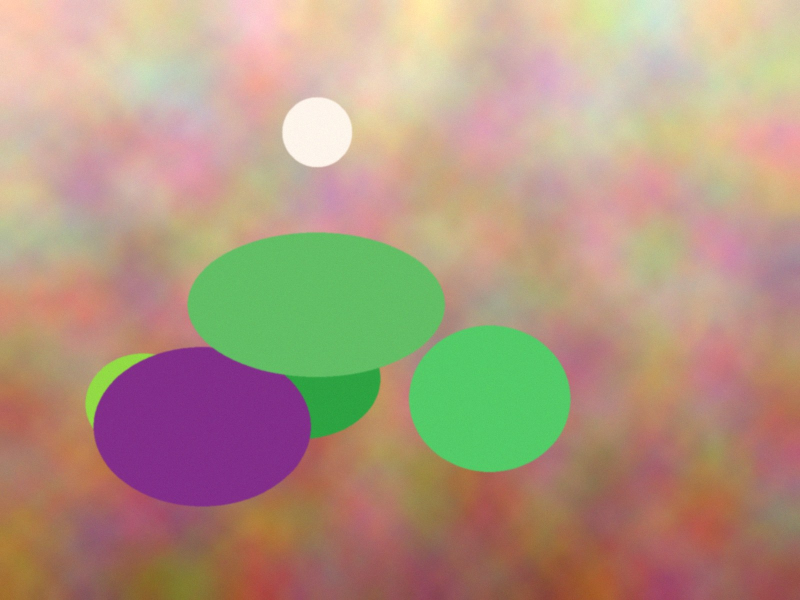
#> input picture clients/sample/assets/photos/sample-3.jpg, 1600 x 1200 px, given in place of photos, which was not available (shown at 1/2 size)
$ python brand.py ../clients/sample/assets/photos
#> lines starting #> are read from the running program, lines starting #| are printed output that depends on the picture
#!/usr/bin/env python3
"""Start a client's brand tokens from what they already use: a logo, screenshots of
their posts or site, frames from a previous video.

    python3 tools/brand.py logo.png shots/*.jpg --name "Hotel Sol" --out remotion-base/src/clients/hotel-sol

Writes <out>/brand.ts (same shape as src/lib/brand.ts) and <out>/palette.png (swatches),
and prints contrast ratios so you can see which pairings are readable.
Fonts can't be detected from pixels: the file leaves the template defaults with a TODO.
"""
import argparse
import colorsys
import os
import re
import sys

import cv2
import numpy as np


def load_pixels(paths, max_side=400):
#> called with max_side = 400
    px = []
    for p in paths:
        im = cv2.imread(p, cv2.IMREAD_UNCHANGED)
#> im is the input picture: shape (1200, 1600, 3); mean B, G, R 129.3, 151.9, 177.6
        if im is None:
            print(f"skip {p} (unreadable)")
            continue
        if im.ndim == 3 and im.shape[2] == 4:  # drop transparent pixels of logos
            alpha = im[:, :, 3] > 128
            im = im[:, :, :3][alpha].reshape(-1, 1, 3)
        else:
            h, w = im.shape[:2]
#> h = 1200; w = 1600
            s = max_side / max(h, w)
#> s = 0.25
            if s < 1:
                im = cv2.resize(im, (int(w * s), int(h * s)), interpolation=cv2.INTER_AREA)
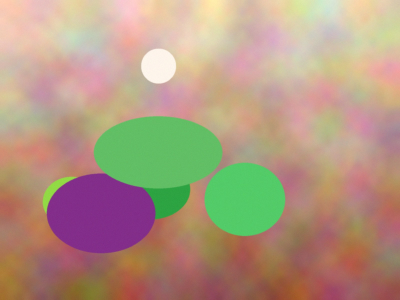
#> im: shape (300, 400, 3); mean B, G, R 129.3, 151.9, 177.6
            im = im.reshape(-1, 1, 3)
        px.append(im.reshape(-1, 3))
    if not px:
        sys.exit("no readable images")
    return np.concatenate(px).astype(np.float32)


def palette(px, k=8):
#> called with px = array of shape (120000, 3), k = 8
    criteria = (cv2.TERM_CRITERIA_EPS + cv2.TERM_CRITERIA_MAX_ITER, 30, 0.5)
    cv2.setRNGSeed(3)
    _, labels, centers = cv2.kmeans(px, k, None, criteria, 4, cv2.KMEANS_PP_CENTERS)
#> centers = [[120.7, 139.9, 183.6], [99.2, 193, 90.27], [180.6, 207.6, 227.2], [78.33, 95.52, 152.7], [164.5, 177.3, 213.5], [137.7, 45.88, 130.5], [92.24, 116.9, 168.6], [143, 166, 196]]
    counts = np.bincount(labels.ravel(), minlength=k)
#> counts = [14004, 13180, 19506, 16300, 17235, 6628, 15093, 18054]
    out = []
    for c, n in sorted(zip(centers, counts), key=lambda t: -t[1]):
        b, g, r = c
        out.append(((int(r), int(g), int(b)), n / len(px)))
#> this loop made 8 passes
#> (n, b, g, r) on passes 1 to 8: (19506, 180.6, 207.6, 227.2), (18054, 143, 166, 196), (17235, 164.5, 177.3, 213.5), (16300, 78.33, 95.52, 152.7), (15093, 92.24, 116.9, 168.6), (14004, 120.7, 139.9, 183.6), (13180, 99.2, 193, 90.27), (6628, 137.7, 45.88, 130.5)
#> after the loop, out = [((227, 207, 180), 0.163), ((195, 166, 143), 0.15), ((213, 177, 164), 0.144), ((152, 95, 78), 0.136), ((168, 116, 92), 0.126), ((183, 139, 120), 0.117), ((90, 192, 99), 0.11), ((130, 45, 137), 0.0552)]
    return out


def lum(rgb):
    def ch(v):
        v /= 255
        return v / 12.92 if v <= 0.03928 else ((v + 0.055) / 1.055) ** 2.4
    r, g, b = rgb
    return 0.2126 * ch(r) + 0.7152 * ch(g) + 0.0722 * ch(b)


def contrast(a, b):
    la, lb = sorted([lum(a), lum(b)], reverse=True)
    return (la + 0.05) / (lb + 0.05)


def hexc(rgb):
    return "#%02X%02X%02X" % tuple(max(0, min(255, int(v))) for v in rgb)


def mix(a, b, t):
    return tuple(a[i] + (b[i] - a[i]) * t for i in range(3))


def sat(rgb):
    return colorsys.rgb_to_hls(*(v / 255 for v in rgb))[2]


def hue(rgb):
    return colorsys.rgb_to_hls(*(v / 255 for v in rgb))[0]


def main():
    ap = argparse.ArgumentParser()
    ap.add_argument("images", nargs="+")
    ap.add_argument("--name", default="Client")
    ap.add_argument("--out", default=".")
    a = ap.parse_args()

    px = load_pixels(a.images[:1])
    if len(a.images) > 1:  # the first image (usually the logo) weighs 3× — it is the brand's own statement
        px = np.concatenate([px, px, px, load_pixels(a.images[1:])])
    pal = palette(px)
#> pal has the same summary as out in palette
    colors = [c for c, _ in pal]
#> colors = [(227, 207, 180), (195, 166, 143), (213, 177, 164), (152, 95, 78), (168, 116, 92), (183, 139, 120), (90, 192, 99), (130, 45, 137)]
    # saturated colours are often small in area (a logo mark, a button): cluster them separately
    hls = np.array([colorsys.rgb_to_hls(*(v / 255 for v in p[::-1])) for p in px[:: max(1, len(px) // 60000)]])
    keep = px[:: max(1, len(px) // 60000)][(hls[:, 2] > 0.15) & (hls[:, 1] > 0.15) & (hls[:, 1] < 0.8)]
    chroma_pal = palette(keep, k=5) if len(keep) > 200 else []
#> the loop in palette (call 2), `for c, n in sorted(zip(centers, counts), key=lambda t: -t[1]):` made 5 passes
#> (n, b, g, r) on passes 1 to 5: (15998, 85.38, 106.3, 160.8), (14834, 133.3, 153.5, 191.3), (14111, 166.3, 188.3, 214.8), (6588, 99.22, 193, 90.27), (3315, 137.6, 45.86, 130.5)
#> chroma_pal = [((160, 106, 85), 0.292), ((191, 153, 133), 0.27), ((214, 188, 166), 0.257), ((90, 192, 99), 0.12), ((130, 45, 137), 0.0604)]
    ground = max(colors, key=lambda c: lum(c) - 0.5 * sat(c))       # light, quiet
#> ground = (227, 207, 180)
    ink = min(colors, key=lambda c: lum(c) + 0.3 * sat(c))          # dark, quiet
#> ink = (130, 45, 137)
    if contrast(ground, ink) < 7:  # push ink darker until body text is comfortably readable
#> in contrast, `la, lb = sorted([lum(a), lum(b)], reverse=True)`: la = 0.643; lb = 0.0843
        while contrast(ground, ink) < 7 and lum(ink) > 0.005:
            ink = mix(ink, (0, 0, 0), 0.15)
#> this loop made 2 passes
    chroma = [c for c, share in sorted(chroma_pal, key=lambda t: -t[1] * (0.5 + sat(t[0])))] or \
        sorted([c for c in colors if sat(c) > 0.18 and c not in (ground, ink)], key=lambda c: -sat(c))
#> chroma = [(160, 106, 85), (214, 188, 166), (191, 153, 133), (90, 192, 99), (130, 45, 137)]
    accent = chroma[0] if chroma else mix(ink, ground, 0.35)
#> accent = (160, 106, 85)
    accent2 = next((c for c in chroma[1:] if min(abs(hue(c) - hue(accent)), 1 - abs(hue(c) - hue(accent))) > 0.08), mix(accent, ink, 0.4))
#> accent2 = (90, 192, 99)
    for name in ("accent", "accent2"):  # make sure accents can carry text on the ground
        c = locals()[name]
        while contrast(ground, c) < 4.5 and lum(c) > 0.01:
            c = mix(c, (0, 0, 0), 0.12)
        locals()[name]  # noqa
        if name == "accent":
            accent = c
        else:
            accent2 = c
    paper = mix(ground, (255, 255, 255), 0.45)
#> paper = (239.6, 228.6, 213.8)
    soft = mix(ink, ground, 0.45)
#> soft = (153.8, 111, 135.4)
    line = mix(ink, ground, 0.82)
#> line = (203, 175.6, 165.4)

    tokens = dict(ground=ground, paper=paper, ink=ink, soft=soft, accent=accent, accent2=accent2, line=line)
#> tokens = {'ground': (227, 207, 180), 'paper': (239.6, 228.6, 213.8), 'ink': (93.92, 32.51, 98.98), 'soft': (153.8, 111, 135.4), 'accent': (109, 72.24, 57.93), 'accent2': (47.5, 101.3, 52.25), 'line': (203, 175.6, 165.4)}
    os.makedirs(a.out, exist_ok=True)

    # swatches
    sw = np.zeros((160, 140 * len(tokens), 3), np.uint8)
#> sw: shape (160, 980, 3); every value is 0
    for i, (k, c) in enumerate(tokens.items()):
        sw[:, i * 140:(i + 1) * 140] = c[::-1]
        txt = (20, 20, 20) if lum(c) > 0.35 else (240, 240, 240)
        cv2.putText(sw, k, (i * 140 + 8, 130), cv2.FONT_HERSHEY_SIMPLEX, 0.55, txt, 1, cv2.LINE_AA)
        cv2.putText(sw, hexc(c), (i * 140 + 8, 150), cv2.FONT_HERSHEY_SIMPLEX, 0.45, txt, 1, cv2.LINE_AA)
#> this loop made 7 passes
#> (k, r in lum, g in lum, b in lum, txt) on passes 1 to 7: ('ground', 227, 207, 180, (20, 20, 20)), ('paper', 239.6, 228.6, 213.8, (20, 20, 20)), ('ink', 93.92, 32.51, 98.98, (240, 240, 240)), ('soft', 153.8, 111, 135.4, (240, 240, 240)), ('accent', 109, 72.24, 57.93, (240, 240, 240)), ('accent2', 47.5, 101.3, 52.25, (240, 240, 240)), ('line', 203, 175.6, 165.4, (20, 20, 20))
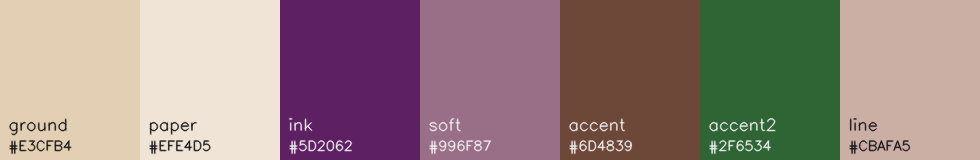
#> sw: shape (160, 980, 3); mean of channels 0, 1, 2 128.9, 132.5, 152.9; drawn as B, G, R
    cv2.imwrite(os.path.join(a.out, "palette.png"), sw)

    const = re.sub(r"[^A-Z0-9]+", "_", a.name.upper()).strip("_") or "BRAND"
    ts = f'''import {{ Brand }} from "../../lib/brand";

// Generated by tools/brand.py from: {", ".join(os.path.basename(p) for p in a.images)}
// Check it against the client's material before using it — it is a starting point.
export const {const}: Brand = {{
  name: "{a.name}",
  colors: {{
{chr(10).join(f'    {k}: "{hexc(c)}",' for k, c in tokens.items())}
  }},
  // TODO: fonts can't be read from pixels — put the client's font files in clients/<slug>/assets/fonts, list them under
  // brand.fonts in client.json and regenerate this file with `brief.py client ts <slug>` (loads them from clients/<slug>/fonts)
  fonts: {{ display: "serif", text: "sans-serif" }},
}};
'''
    open(os.path.join(a.out, "brand.ts"), "w", encoding="utf-8").write(ts)

    print("palette (share of pixels):")
    for c, share in pal:
        print(f"  {hexc(c)}  {share:5.1%}")
#> this loop made 8 passes
#> (c, share) on passes 1 to 8: ((227, 207, 180), 0.163), ((195, 166, 143), 0.15), ((213, 177, 164), 0.144), ((152, 95, 78), 0.136), ((168, 116, 92), 0.126), ((183, 139, 120), 0.117), ((90, 192, 99), 0.11), ((130, 45, 137), 0.0552)
#|   #E3CFB4  16.3%
#|   #C3A68F  15.0%
#|   #D5B1A4  14.4%
#|   #985F4E  13.6%
#|   #A8745C  12.6%
#|   #B78B78  11.7%
#|   #5AC063  11.0%
#|   #822D89   5.5%
    print("\ntokens:")
    for k, c in tokens.items():
        print(f"  {k:8} {hexc(c)}")
#> this loop made 7 passes
#|   ground   #E3CFB4
#|   paper    #EFE4D5
#|   ink      #5D2062
#|   soft     #996F87
#|   accent   #6D4839
#|   accent2  #2F6534
#|   line     #CBAFA5
    print("\ncontrast on ground (≥4.5 body text, ≥3 large text):")
    for k in ("ink", "soft", "accent", "accent2"):
        print(f"  {k:8} {contrast(ground, tokens[k]):.1f}")
#> this loop made 4 passes
#> lb in contrast on passes 1 to 4: 0.0434, 0.2, 0.0822, 0.102
#|   ink      7.4
#|   soft     2.8
#|   accent   5.2
#|   accent2  4.5
    print(f"\nwrote {os.path.join(a.out, 'brand.ts')} and palette.png")


def _utf8_output():
    """Windows consoles and pipes default to a legacy code page; our messages use → ≤ —."""
    import sys as _sys
    for stream in (_sys.stdout, _sys.stderr):
        try:
            stream.reconfigure(encoding="utf-8", errors="replace")
        except (AttributeError, ValueError):
            pass


if __name__ == "__main__":
    _utf8_output()
    main()

$ run again, on clients/sample/assets/photos/sample-4.jpg
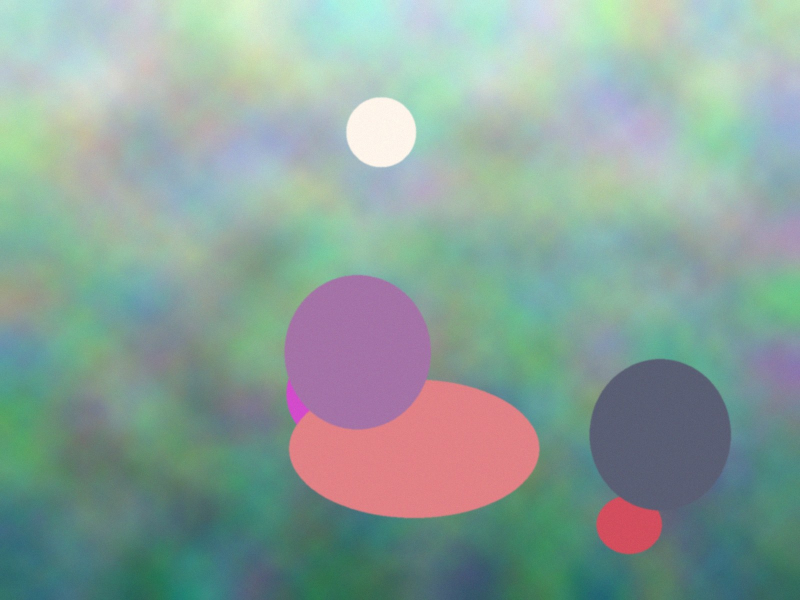
#> input picture clients/sample/assets/photos/sample-4.jpg, 1600 x 1200 px, given in place of photos, which was not available (shown at 1/2 size)
#> in load_pixels, im is the input picture: shape (1200, 1600, 3); mean B, G, R 154.9, 161.6, 139.2
#> in load_pixels, `im = cv2.resize(im, (int(w * s), int(h * s)), interpolation=cv2.INTER_..`:
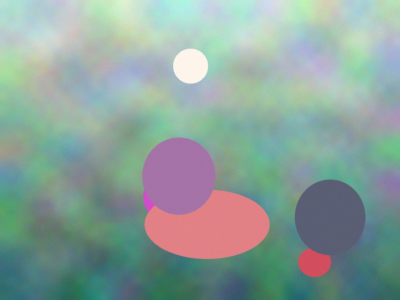
#> im: shape (300, 400, 3); mean B, G, R 154.9, 161.6, 139.2
#> centers = [[109.9, 110.7, 70.31], [149.6, 165.2, 125.5], [193.3, 203.1, 181.2], [129.4, 123.5, 223.1], [213.1, 225.1, 197.5], [122.3, 136.2, 95.31], [174.2, 184.1, 160.1], [166.4, 115, 163.2]]
#> counts = [21009, 24735, 17097, 6521, 9721, 14137, 21754, 5026]
#> the loop in palette, `for c, n in sorted(zip(centers, counts), key=lambda t: -t[1]):` made 8 passes
#> (n, b, g, r) on passes 1 to 8: (24735, 149.6, 165.2, 125.5), (21754, 174.2, 184.1, 160.1), (21009, 109.9, 110.7, 70.31), (17097, 193.3, 203.1, 181.2), (14137, 122.3, 136.2, 95.31), (9721, 213.1, 225.1, 197.5), (6521, 129.4, 123.5, 223.1), (5026, 166.4, 115, 163.2)
#> after the loop in palette, `for c, n in sorted(zip(centers, counts), key=lambda t: -t[1]):`: out = [((125, 165, 149), 0.206), ((160, 184, 174), 0.181), ((70, 110, 109), 0.175), ((181, 203, 193), 0.142), ((95, 136, 122), 0.118), ((197, 225, 213), 0.081), ((223, 123, 129), 0.0543), ((163, 114, 166), 0.0419)]
#> pal has the same summary as out in palette
#> colors = [(125, 165, 149), (160, 184, 174), (70, 110, 109), (181, 203, 193), (95, 136, 122), (197, 225, 213), (223, 123, 129), (163, 114, 166)]
#> the loop in palette (call 2), `for c, n in sorted(zip(centers, counts), key=lambda t: -t[1]):` made 5 passes
#> (n, b, g, r) on passes 1 to 5: (12669, 188.7, 200.4, 171.2), (12102, 112, 122.2, 72), (10417, 151.7, 170.9, 123), (3254, 129.4, 123.5, 223.2), (2472, 167.1, 115, 164)
#> chroma_pal = [((171, 200, 188), 0.31), ((72, 122, 112), 0.296), ((122, 170, 151), 0.255), ((223, 123, 129), 0.0795), ((163, 114, 167), 0.0604)]
#> ground = (197, 225, 213)
#> in main, `ink = min(colors, key=lambda c: lum(c) + 0.3 * sat(c))`: ink = (70, 110, 109)
#> la = 0.705; lb = 0.136
#> the loop in main, `while contrast(ground, ink) < 7 and lum(ink) > 0.005:` made 3 passes
#> chroma = [(72, 122, 112), (171, 200, 188), (122, 170, 151), (223, 123, 129), (163, 114, 167)]
#> accent = (72, 122, 112)
#> accent2 = (223, 123, 129)
#> paper = (223.1, 238.5, 231.9)
#> soft = (112.3, 138.4, 132.7)
#> line = (169.3, 196.7, 186.7)
#> tokens = {'ground': (197, 225, 213), 'paper': (223.1, 238.5, 231.9), 'ink': (42.99, 67.55, 66.94), 'soft': (112.3, 138.4, 132.7), 'accent': (55.76, 94.48, 86.73), 'accent2': (133.7, 73.76, 77.36), 'line': (169.3, 196.7, 186.7)}
#> the loop in main, `for i, (k, c) in enumerate(tokens.items()):` made 7 passes
#> (k, r in lum, g in lum, b in lum, txt) on passes 1 to 7: ('ground', 197, 225, 213, (20, 20, 20)), ('paper', 223.1, 238.5, 231.9, (20, 20, 20)), ('ink', 42.99, 67.55, 66.94, (240, 240, 240)), ('soft', 112.3, 138.4, 132.7, (240, 240, 240)), ('accent', 55.76, 94.48, 86.73, (240, 240, 240)), ('accent2', 133.7, 73.76, 77.36, (240, 240, 240)), ('line', 169.3, 196.7, 186.7, (20, 20, 20))
#> after the loop in main, `for i, (k, c) in enumerate(tokens.items()):`:
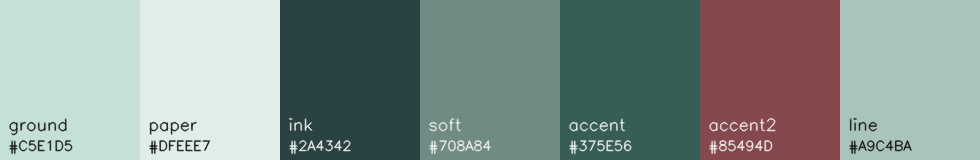
#> sw: shape (160, 980, 3); mean of channels 0, 1, 2 141.6, 147.2, 133.1; drawn as B, G, R
#> the loop in main, `for c, share in pal:` made 8 passes
#> (c, share) on passes 1 to 8: ((125, 165, 149), 0.206), ((160, 184, 174), 0.181), ((70, 110, 109), 0.175), ((181, 203, 193), 0.142), ((95, 136, 122), 0.118), ((197, 225, 213), 0.081), ((223, 123, 129), 0.0543), ((163, 114, 166), 0.0419)
#> (printed output is left out)
#> the loop in main, `for k, c in tokens.items():` made 7 passes
#> (printed output is left out)
#> the loop in main, `for k in ("ink", "soft", "accent", "accent2"):` made 4 passes
#> lb in contrast on passes 1 to 4: 0.05, 0.234, 0.0961, 0.105
#> (printed output is left out)

$ run again, on clients/sample/assets/photos/sample-5.jpg
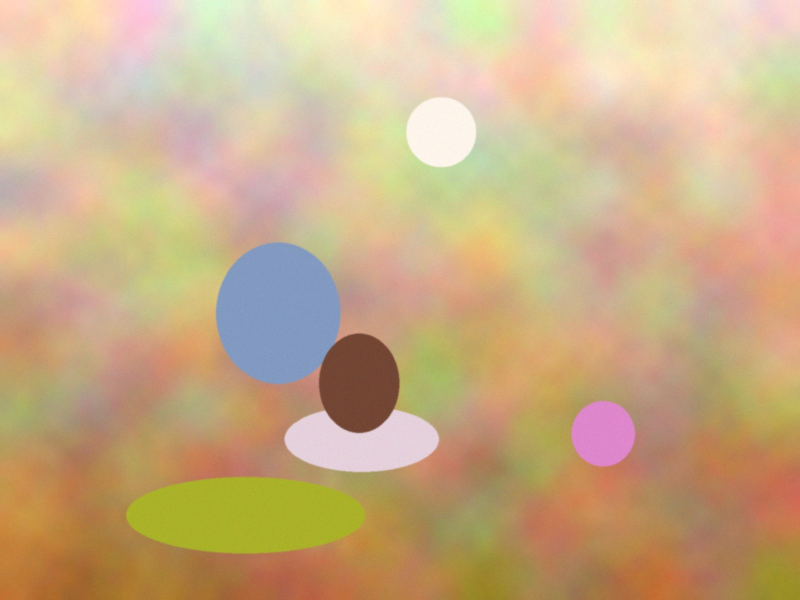
#> input picture clients/sample/assets/photos/sample-5.jpg, 1600 x 1200 px, given in place of photos, which was not available (shown at 1/2 size)
#> in load_pixels, im is the input picture: shape (1200, 1600, 3); mean B, G, R 133.8, 172.9, 201.2
#> in load_pixels, `im = cv2.resize(im, (int(w * s), int(h * s)), interpolation=cv2.INTER_..`:
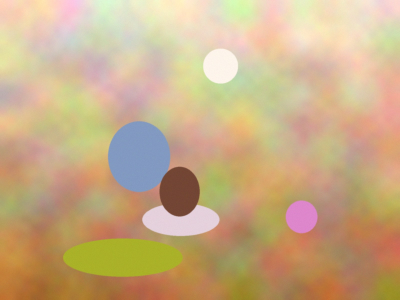
#> im: shape (300, 400, 3); mean B, G, R 133.8, 172.9, 201.2
#> centers = [[135.7, 175.1, 209.7], [75.29, 126.5, 178.8], [196.5, 220.5, 236.9], [192.4, 153.2, 130.5], [164.9, 196.3, 216.1], [106.8, 154, 186.1], [40.98, 171.7, 167.9], [52.76, 70, 115.2]]
#> counts = [22045, 22745, 21388, 3457, 25079, 19589, 4157, 1540]
#> the loop in palette, `for c, n in sorted(zip(centers, counts), key=lambda t: -t[1]):` made 8 passes
#> (n, b, g, r) on passes 1 to 8: (25079, 164.9, 196.3, 216.1), (22745, 75.29, 126.5, 178.8), (22045, 135.7, 175.1, 209.7), (21388, 196.5, 220.5, 236.9), (19589, 106.8, 154, 186.1), (4157, 40.98, 171.7, 167.9), (3457, 192.4, 153.2, 130.5), (1540, 52.76, 70, 115.2)
#> after the loop in palette, `for c, n in sorted(zip(centers, counts), key=lambda t: -t[1]):`: out = [((216, 196, 164), 0.209), ((178, 126, 75), 0.19), ((209, 175, 135), 0.184), ((236, 220, 196), 0.178), ((186, 153, 106), 0.163), ((167, 171, 40), 0.0346), ((130, 153, 192), 0.0288), ((115, 70, 52), 0.0128)]
#> pal has the same summary as out in palette
#> colors = [(216, 196, 164), (178, 126, 75), (209, 175, 135), (236, 220, 196), (186, 153, 106), (167, 171, 40), (130, 153, 192), (115, 70, 52)]
#> the loop in palette (call 2), `for c, n in sorted(zip(centers, counts), key=lambda t: -t[1]):` made 5 passes
#> (n, b, g, r) on passes 1 to 5: (16799, 159.1, 194.4, 215.1), (16402, 74.5, 135.9, 177.6), (13585, 121.8, 162.9, 198.2), (1689, 192.9, 153.1, 129.9), (777, 52.82, 70.16, 115.5)
#> chroma_pal = [((215, 194, 159), 0.341), ((177, 135, 74), 0.333), ((198, 162, 121), 0.276), ((129, 153, 192), 0.0343), ((115, 70, 52), 0.0158)]
#> ground = (236, 220, 196)
#> in main, `ink = min(colors, key=lambda c: lum(c) + 0.3 * sat(c))`: ink = (115, 70, 52)
#> la = 0.73; lb = 0.0827
#> the loop in main, `while contrast(ground, ink) < 7 and lum(ink) > 0.005:` made 1 pass
#> chroma = [(215, 194, 159), (177, 135, 74), (198, 162, 121), (129, 153, 192), (115, 70, 52)]
#> accent = (215, 194, 159)
#> accent2 = (129, 153, 192)
#> paper = (244.6, 235.8, 222.6)
#> soft = (160, 131.7, 112.5)
#> line = (211.1, 191.1, 168.7)
#> tokens = {'ground': (236, 220, 196), 'paper': (244.6, 235.8, 222.6), 'ink': (97.75, 59.5, 44.2), 'soft': (160, 131.7, 112.5), 'accent': (99.85, 90.09, 73.84), 'accent2': (77.36, 91.75, 115.1), 'line': (211.1, 191.1, 168.7)}
#> the loop in main, `for i, (k, c) in enumerate(tokens.items()):` made 7 passes
#> (k, r in lum, g in lum, b in lum, txt) on passes 1 to 7: ('ground', 236, 220, 196, (20, 20, 20)), ('paper', 244.6, 235.8, 222.6, (20, 20, 20)), ('ink', 97.75, 59.5, 44.2, (240, 240, 240)), ('soft', 160, 131.7, 112.5, (240, 240, 240)), ('accent', 99.85, 90.09, 73.84, (240, 240, 240)), ('accent2', 77.36, 91.75, 115.1, (240, 240, 240)), ('line', 211.1, 191.1, 168.7, (20, 20, 20))
#> after the loop in main, `for i, (k, c) in enumerate(tokens.items()):`:
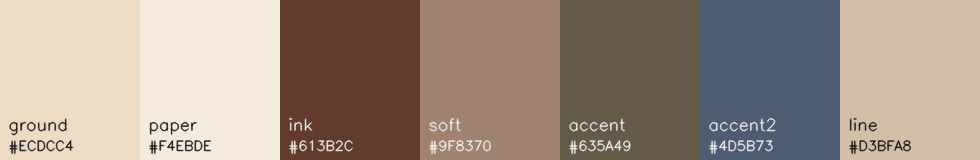
#> sw: shape (160, 980, 3); mean of channels 0, 1, 2 133, 145.2, 160.1; drawn as B, G, R
#> the loop in main, `for c, share in pal:` made 8 passes
#> (c, share) on passes 1 to 8: ((216, 196, 164), 0.209), ((178, 126, 75), 0.19), ((209, 175, 135), 0.184), ((236, 220, 196), 0.178), ((186, 153, 106), 0.163), ((167, 171, 40), 0.0346), ((130, 153, 192), 0.0288), ((115, 70, 52), 0.0128)
#> (printed output is left out)
#> the loop in main, `for k, c in tokens.items():` made 7 passes
#> (printed output is left out)
#> the loop in main, `for k in ("ink", "soft", "accent", "accent2"):` made 4 passes
#> lb in contrast on passes 1 to 4: 0.0595, 0.251, 0.105, 0.104
#> (printed output is left out)
